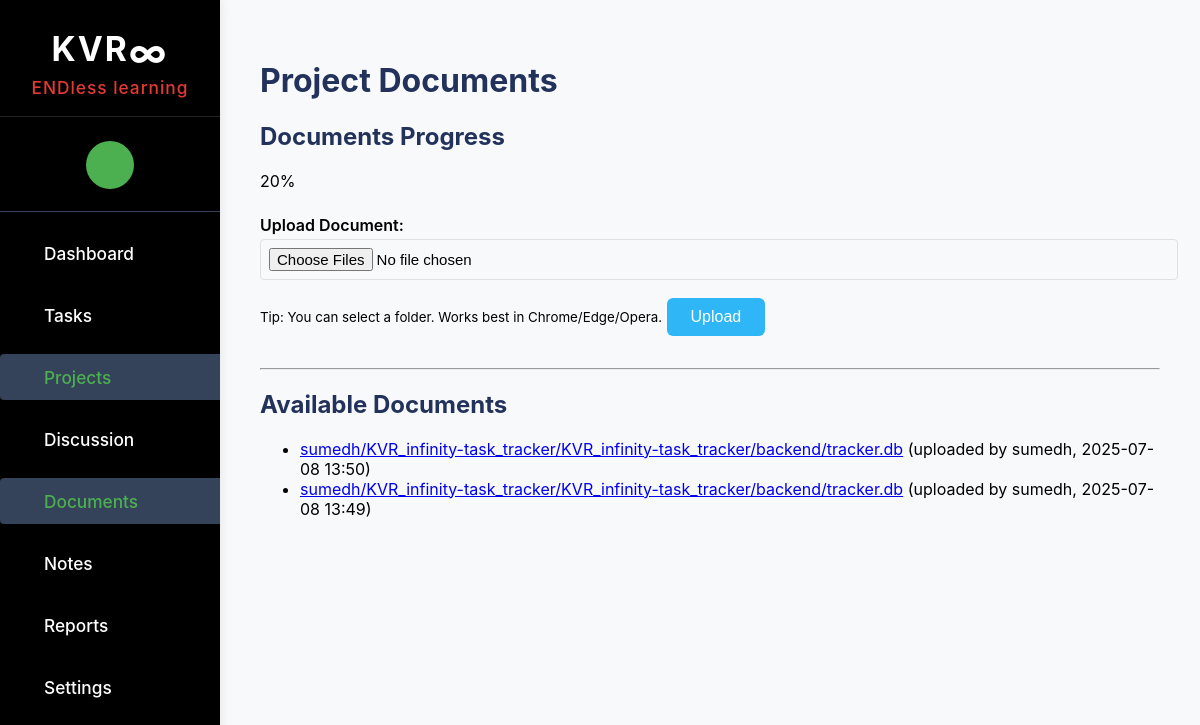
Screenshot of /documents with the database file from the repository.
### tables this page shows
CREATE TABLE document (
                id INTEGER PRIMARY KEY AUTOINCREMENT,
                filename TEXT NOT NULL,
                uploader TEXT,
                uploaded_at TEXT,
                filepath TEXT
            );

### app.py (the view, shortened to what this page needs)
@app.route('/documents', methods=['GET', 'POST'])
def documents():
    from flask import request, session, redirect, url_for, flash, render_template
    from datetime import datetime
    query_db("""
        CREATE TABLE IF NOT EXISTS document (
            id INTEGER PRIMARY KEY AUTOINCREMENT,
            filename TEXT NOT NULL,
            uploader TEXT NOT NULL,
            uploaded_at TEXT NOT NULL
        )
    """, commit=True)
    documents = query_db("SELECT * FROM document ORDER BY id DESC")
    total_documents = len(documents)
    documents_target = 10  # Demo target
    documents_progress = int((total_documents / documents_target) * 100) if documents_target else 0
    if documents_progress > 100:
        documents_progress = 100
    return render_template('documents.html', theme=session.get('theme', 'light'), documents=documents, documents_progress=documents_progress)

### app.py (called while the page is built)
def get_db():
    db = getattr(g, '_database', None)
    if db is None:
        db = g._database = sqlite3.connect(DATABASE)
        db.row_factory = sqlite3.Row
    return db

@app.teardown_appcontext
def close_connection(exception):
    db = getattr(g, '_database', None)
    if db is not None:
        db.close()

def query_db(query, args=(), one=False, commit=False):
    cur = get_db().execute(query, args)
    rv = cur.fetchall()
    cur.close()
    if commit:
        get_db().commit()
    return (rv[0] if rv else None) if one else rv

@app.before_request
def seed_departments():
    departments = [
        'IT Department', 'Marketing Department', 'Graphic Designers',
        'Operations', 'Finance', 'HR', 'Sales',
        'Business Analyst', 'Executive Department'
    ]
    for name in departments:
        exists = query_db("SELECT id FROM department WHERE name = ?", [name], one=True)
        if not exists:
            query_db("INSERT INTO department (name) VALUES (?)", [name], commit=True)

### templates/documents.html (shortened to what this page needs)
{% extends 'base.html' %}
{% block content %}
<h1>Project Documents</h1>
<div class="progress-section">
  <h2>Documents Progress</h2>
  <div class="progress-bar-container">
    <div class="progress-bar documents" style="width: {{ documents_progress }}%;">
      {{ documents_progress }}%
    </div>
  </div>
</div>
<div class="documents-section">
    <form method="POST" enctype="multipart/form-data" action="">
        <label for="doc_upload">Upload Document:</label>
        <input type="file" id="doc_upload" name="files" webkitdirectory directory multiple required>
<small>Tip: You can select a folder. Works best in Chrome/Edge/Opera.</small>
        <button type="submit">Upload</button>
    </form>
    <hr>
    <h2>Available Documents</h2>
    <ul>
        {% for doc in documents %}
        <li>
            <a href="{{ url_for('download_document', doc_id=doc.id) }}">{{ doc.filename }}</a> (uploaded by {{ doc.uploader }}, {{ doc.uploaded_at }})
        </li>
        {% else %}
        <li>No documents uploaded yet.</li>
        {% endfor %}
    </ul>
</div>
{% endblock %}

### static/admin.css (style rules this page uses)
body { font-family: 'Inter', Arial, sans-serif; background: #f8f9fb; margin: 0; padding: 0; }
h1, h2 { color: #22325a; }
.progress-section { margin-bottom: 24px; }
form { margin-bottom: 32px; }
form label { display: block; margin-top: 12px; font-weight: 600; }
form input, form select, form textarea { width: 100%; padding: 8px; margin-top: 4px; border-radius: 4px; border: 1px solid #e0e0e0; font-size: 15px; }
form button { margin-top: 18px; padding: 10px 24px; background: #2eb6f6; color: #fff; border: none; border-radius: 6px; font-size: 16px; cursor: pointer; }

### rows the page displays
document: filename "sumedh/KVR_infinity-task_tracker/KVR_infinity-task_tracker/backend/tracker.db", uploader "sumedh", uploaded_at "2025-07-08 13:50"
document: filename "sumedh/KVR_infinity-task_tracker/KVR_infinity-task_tracker/backend/tracker.db", uploader "sumedh", uploaded_at "2025-07-08 13:49"

### other values shown
{{ documents_progress }} "20"
